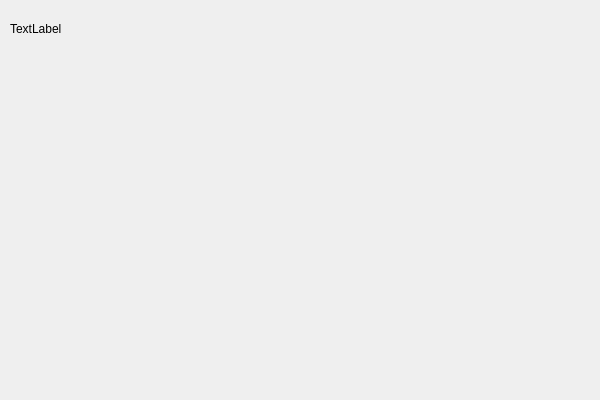
<?xml version="1.0" encoding="UTF-8"?>
<ui version="4.0">
 <class>DiagrammeWidget</class>
 <widget class="QWidget" name="DiagrammeWidget">
  <property name="geometry">
   <rect>
    <x>0</x>
    <y>0</y>
    <width>600</width>
    <height>400</height>
   </rect>
  </property>
  <property name="windowTitle">
   <string>Diagramme des Prestations</string>
  </property>
  <widget class="QLabel" name="an">
   <property name="geometry">
    <rect>
     <x>10</x>
     <y>20</y>
     <width>62</width>
     <height>17</height>
    </rect>
   </property>
   <property name="text">
    <string>TextLabel</string>
   </property>
  </widget>
 </widget>
 <resources/>
 <connections/>
</ui>
